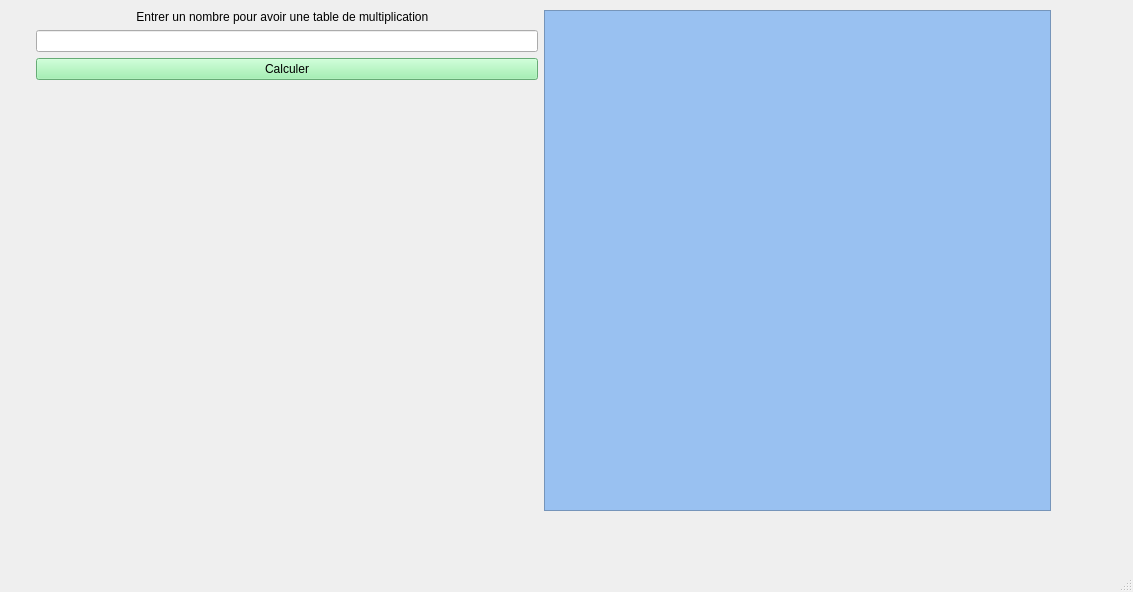
<?xml version="1.0" encoding="UTF-8"?>
<ui version="4.0">
 <class>Multiplication_class</class>
 <widget class="QMainWindow" name="Multiplication_class">
  <property name="geometry">
   <rect>
    <x>0</x>
    <y>0</y>
    <width>1133</width>
    <height>592</height>
   </rect>
  </property>
  <property name="windowTitle">
   <string>Multiplication_class</string>
  </property>
  <widget class="QWidget" name="centralwidget">
   <widget class="QWidget" name="horizontalLayoutWidget">
    <property name="geometry">
     <rect>
      <x>30</x>
      <y>10</y>
      <width>1021</width>
      <height>501</height>
     </rect>
    </property>
    <layout class="QHBoxLayout" name="horizontalLayout">
     <item>
      <layout class="QFormLayout" name="formLayout">
       <item row="0" column="0" colspan="2">
        <widget class="QLabel" name="label">
         <property name="maximumSize">
          <size>
           <width>16777215</width>
           <height>20</height>
          </size>
         </property>
         <property name="styleSheet">
          <string notr="true"/>
         </property>
         <property name="text">
          <string>Entrer un nombre pour avoir une table de multiplication </string>
         </property>
         <property name="alignment">
          <set>Qt::AlignCenter</set>
         </property>
        </widget>
       </item>
       <item row="1" column="1">
        <widget class="QLineEdit" name="lineEdit"/>
       </item>
       <item row="2" column="1">
        <widget class="QPushButton" name="calcul">
         <property name="styleSheet">
          <string notr="true">background-color: rgb(143, 240, 164);
font: 75 11pt &quot;DejaVu Math TeX Gyre&quot;;
color: rgb(0, 0, 0);</string>
         </property>
         <property name="text">
          <string>Calculer</string>
         </property>
        </widget>
       </item>
      </layout>
     </item>
     <item>
      <widget class="QTextBrowser" name="affichage">
       <property name="styleSheet">
        <string notr="true">background-color: rgb(153, 193, 241);
font: 75 oblique 23pt &quot;DejaVu Sans&quot;;
color: rgb(255, 255, 255);</string>
       </property>
       <property name="html">
        <string>&lt;!DOCTYPE HTML PUBLIC &quot;-//W3C//DTD HTML 4.0//EN&quot; &quot;http://www.w3.org/TR/REC-html40/strict.dtd&quot;&gt;
&lt;html&gt;&lt;head&gt;&lt;meta name=&quot;qrichtext&quot; content=&quot;1&quot; /&gt;&lt;style type=&quot;text/css&quot;&gt;
p, li { white-space: pre-wrap; }
&lt;/style&gt;&lt;/head&gt;&lt;body style=&quot; font-family:'DejaVu Sans'; font-size:23pt; font-weight:72; font-style:italic;&quot;&gt;
&lt;p align=&quot;center&quot; style=&quot;-qt-paragraph-type:empty; margin-top:0px; margin-bottom:0px; margin-left:0px; margin-right:0px; -qt-block-indent:0; text-indent:0px; font-family:'Cantarell'; font-size:11pt; font-weight:400; font-style:normal;&quot;&gt;&lt;br /&gt;&lt;/p&gt;&lt;/body&gt;&lt;/html&gt;</string>
       </property>
      </widget>
     </item>
    </layout>
   </widget>
  </widget>
  <widget class="QMenuBar" name="menubar">
   <property name="geometry">
    <rect>
     <x>0</x>
     <y>0</y>
     <width>1133</width>
     <height>24</height>
    </rect>
   </property>
  </widget>
  <widget class="QStatusBar" name="statusbar"/>
 </widget>
 <resources/>
 <connections/>
</ui>
